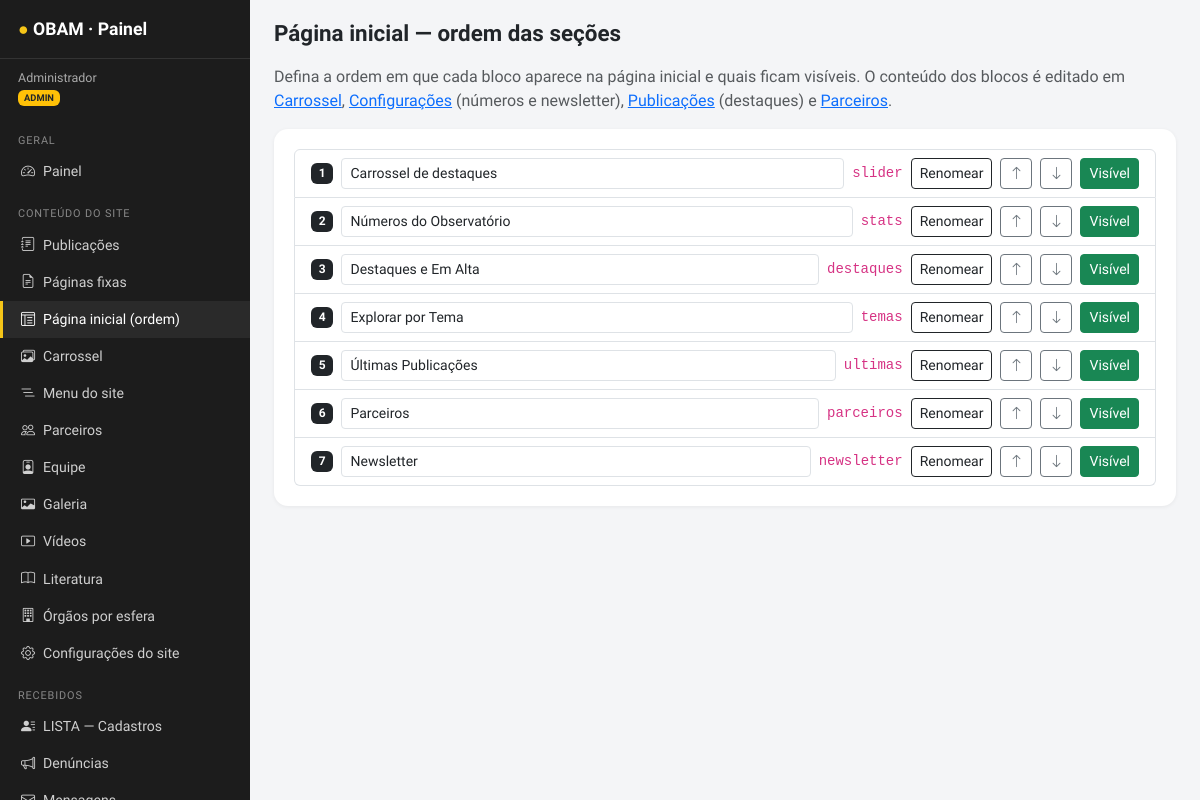
The app's page /admin/home.php (signed in) with its own data.
### tables this page shows
CREATE TABLE home_sections (id INT AUTO_INCREMENT PRIMARY KEY, chave VARCHAR(40) NOT NULL UNIQUE, titulo VARCHAR(120) NOT NULL, ativo TINYINT(1) NOT NULL DEFAULT 1, ordem INT NOT NULL DEFAULT 0);

### inc/bootstrap.php (called while the page is built, shortened)
<?php
function db(): PDO {
    static $pdo = null;
    try {
        $pdo = new PDO('mysql:host=' . DB_HOST . ';port=' . DB_PORT . ';dbname=' . DB_NAME . ';charset=utf8mb4', DB_USER, DB_PASS, [
            PDO::ATTR_ERRMODE => PDO::ERRMODE_EXCEPTION,
            PDO::ATTR_DEFAULT_FETCH_MODE => PDO::FETCH_ASSOC,
            PDO::ATTR_EMULATE_PREPARES => false,
        ]);
        $pdo->exec("SET time_zone = '" . date('P') . "'");
    } catch (Throwable $e) {
        http_response_code(500);
        echo '<!doctype html><meta charset="utf-8"><body style="font-family:sans-serif;max-width:640px;margin:60px auto;padding:0 16px">'
           . '<h2>Não foi possível conectar ao banco de dados</h2><p>Edite o arquivo <code>config.php</code> com os dados do seu MySQL e, se for a primeira vez, execute <a href="' . BASE . '/install.php">install.php</a> ou importe <code>schema.sql</code> no MySQL Workbench.</p>'
           . (DEBUG ? '<pre>' . htmlspecialchars($e->getMessage()) . '</pre>' : '') . '</body>';
        exit;
    }
    return $pdo;
}
function qa(string $sql, array $p = []): array { $s = db()->prepare($sql); $s->execute($p); return $s->fetchAll(); }
function e($v): string { return htmlspecialchars((string)$v, ENT_QUOTES | ENT_SUBSTITUTE, 'UTF-8'); }
function is_admin(): bool { return (($_SESSION['user']['papel'] ?? '') === 'admin'); }

### admin/home.php (the view, shortened to what this page needs)
<?php
require __DIR__ . '/_layout.php'; require_login();
$rows = qa('SELECT * FROM home_sections ORDER BY ordem,id'); $ro = !is_admin(); ?>
<p class="text-muted">Defina a ordem em que cada bloco aparece na página inicial e quais ficam visíveis. O conteúdo dos blocos é editado em <a href="slides.php">Carrossel</a>, <a href="settings.php">Configurações</a> (números e newsletter), <a href="posts.php">Publicações</a> (destaques) e <a href="parceiros.php">Parceiros</a>.</p>
<div class="adm-card"><div class="list-group"><?php foreach ($rows as $i => $r): ?>
<div class="list-group-item d-flex align-items-center gap-2 flex-wrap"><span class="badge bg-dark"><?= $i + 1 ?></span>
<form method="post" class="d-flex gap-2 flex-grow-1"><?= csrf_field() ?><input type="hidden" name="act" value="rename"><input type="hidden" name="id" value="<?= $r['id'] ?>"><input class="form-control form-control-sm" name="titulo" value="<?= e($r['titulo']) ?>" <?= $ro ? 'disabled' : '' ?>><code class="align-self-center"><?= e($r['chave']) ?></code><?php if (!$ro): ?><button class="btn btn-sm btn-outline-dark">Renomear</button><?php endif; ?></form>
<?php if (!$ro): foreach (['up' => 'bi-arrow-up', 'down' => 'bi-arrow-down'] as $d => $ic): ?><form method="post"><button class="btn btn-sm btn-outline-secondary"><i class="bi <?= $ic ?>"></i></button></form><?php endforeach; ?>
<form method="post"><button class="btn btn-sm <?= $r['ativo'] ? 'btn-success' : 'btn-outline-secondary' ?>"><?= $r['ativo'] ? 'Visível' : 'Oculto' ?></button></form>
<?php else: ?><span class="badge <?= $r['ativo'] ? 'bg-success' : 'bg-secondary' ?>"><?= $r['ativo'] ? 'Visível' : 'Oculto' ?></span><?php endif; ?></div><?php endforeach; ?></div></div>

### admin/admin.css (style rules this page uses)
:root { --y:#F5C518;--yd:#D4A800;--bk:#111 }
body { background:#f4f5f7;font-family:'Plus Jakarta Sans',system-ui,sans-serif }
.adm-card { background:#fff;border-radius:14px;padding:20px;box-shadow:0 1px 4px rgba(0,0,0,.06);margin-bottom:18px }
html,body { overflow-x:hidden }

### records on screen
home_sections: titulo "Carrossel de destaques", chave "slider", ativo "Visível"
home_sections: titulo "Números do Observatório", chave "stats", ativo "Visível"
home_sections: titulo "Destaques e Em Alta", chave "destaques", ativo "Visível"
home_sections: titulo "Explorar por Tema", chave "temas", ativo "Visível"
home_sections: titulo "Últimas Publicações", chave "ultimas", ativo "Visível"
home_sections: titulo "Parceiros", chave "parceiros", ativo "Visível"
home_sections: titulo "Newsletter", chave "newsletter", ativo "Visível"

### other values on screen
$u['nome'] "Administrador"
$n[0] "GERAL"
$n[2] "Painel"
$n[0] "CONTEÚDO DO SITE"
$n[2] "Publicações"
$n[2] "Páginas fixas"
$n[2] "Página inicial (ordem)"
$n[2] "Carrossel"
$n[2] "Menu do site"
$n[2] "Parceiros"
$n[2] "Equipe"
$n[2] "Galeria"
$n[2] "Vídeos"
$n[2] "Literatura"
$n[2] "Órgãos por esfera"
